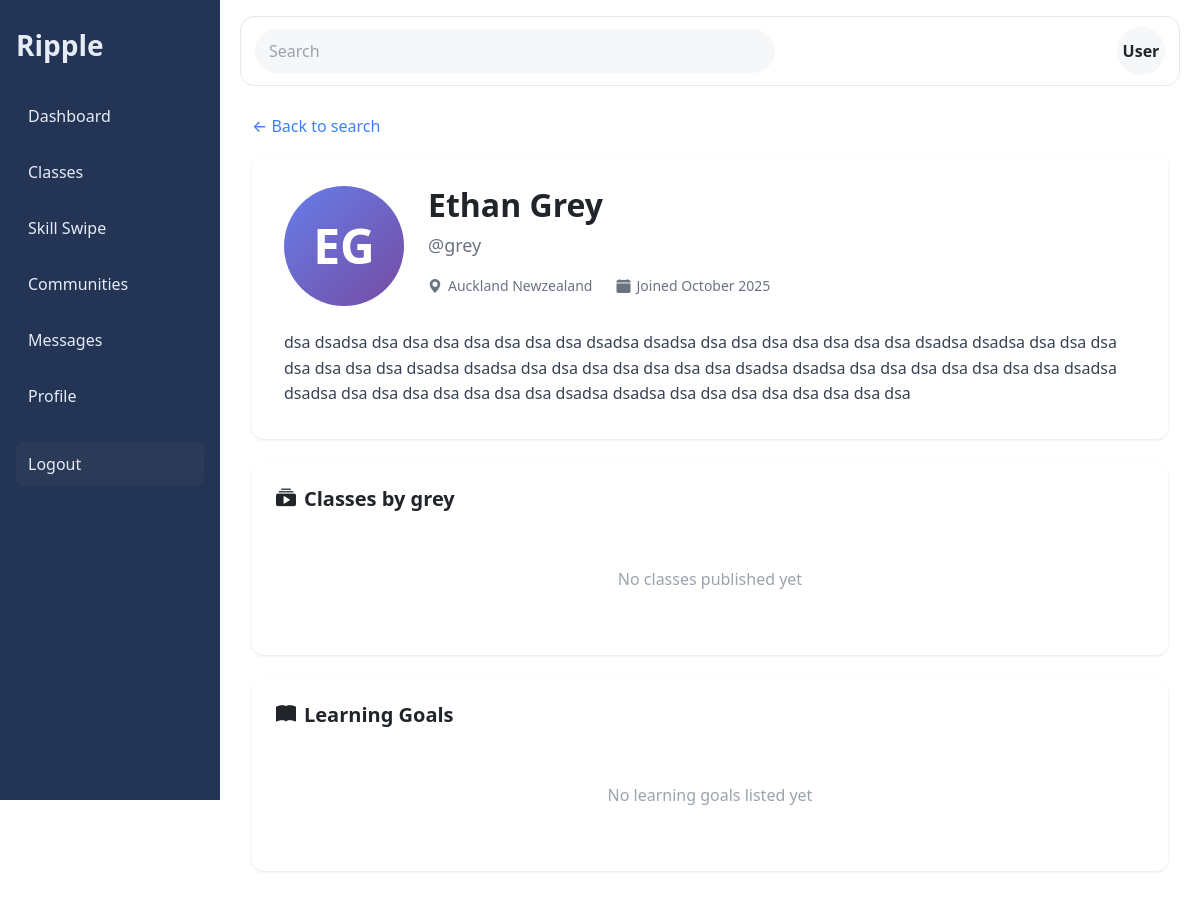
Before: /users/profile/grey/ with the older database file.
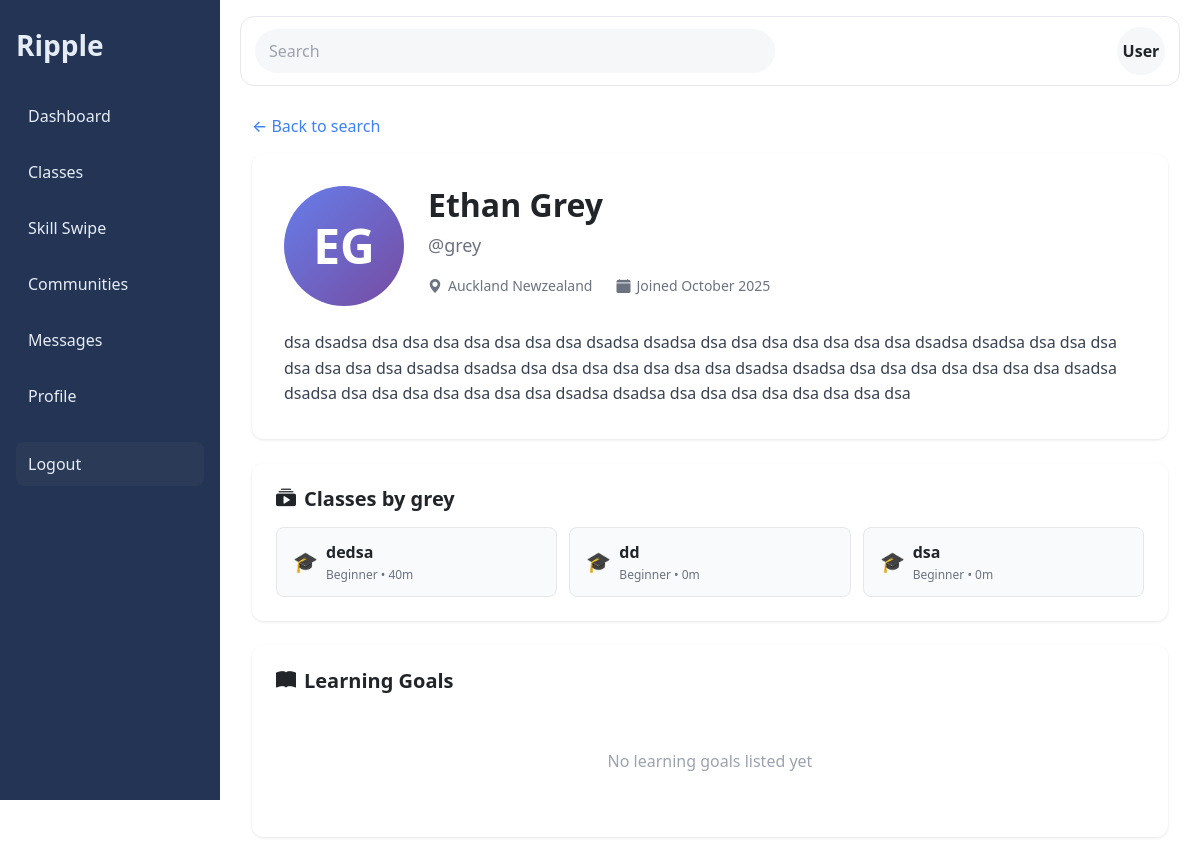
After: the same page with the newer database file.
### users/models.py (models this page shows, shortened)
class Profile(models.Model):
    user = models.OneToOneField(settings.AUTH_USER_MODEL, on_delete=models.CASCADE, related_name='profile')
    bio = models.TextField(blank=True)
    location = models.CharField(max_length=120, blank=True)
    avatar = models.ImageField(upload_to='avatars/', blank=True, null=True)
    verification_status = models.CharField(max_length=20, default='unverified')  # unverified|pending|verified

### skills/models.py (models this page shows, shortened)
class TeachingClass(models.Model):
    BEGINNER = 'beginner'
    INTERMEDIATE = 'intermediate'
    ADVANCED = 'advanced'
    DIFFICULTY_CHOICES = [
        (BEGINNER, 'Beginner'),
        (INTERMEDIATE, 'Intermediate'),
        (ADVANCED, 'Advanced'),
    ]
    teacher = models.ForeignKey(settings.AUTH_USER_MODEL, on_delete=models.CASCADE, related_name='teaching_classes')
    title = models.CharField(max_length=200)
    slug = models.SlugField(max_length=220, unique=True)
    short_description = models.CharField(max_length=300, blank=True)
    full_description = models.TextField(blank=True)
    difficulty = models.CharField(max_length=20, choices=DIFFICULTY_CHOICES, default=BEGINNER)
    duration_minutes = models.PositiveIntegerField(default=0)
    price_cents = models.PositiveIntegerField(default=0, help_text="Price in cents (e.g., 1999 = $19.99)")
    is_tradeable = models.BooleanField(default=False)
    trade_notes = models.CharField(max_length=200, blank=True)
    intro_video = models.FileField(upload_to='class_intros/', blank=True, null=True)
    thumbnail = models.ImageField(upload_to='class_thumbs/', blank=True, null=True)
    is_published = models.BooleanField(default=False)
    avg_rating = models.DecimalField(max_digits=3, decimal_places=2, default=0)
    reviews_count = models.PositiveIntegerField(default=0)
    created_at = models.DateTimeField(auto_now_add=True)
    updated_at = models.DateTimeField(auto_now=True)
    class Meta:
        ordering = ['-created_at']

### users/views.py (the view)
# urls.py: path('profile/<str:username>/', views.view_user_profile, name='view_profile'),
def view_user_profile(request, username):
    from django.contrib.auth.models import User
    user = get_object_or_404(User, username=username)
    profile = get_object_or_404(Profile, user=user)
    teaching_skills = UserSkill.objects.filter(
        user=user,
        can_teach=True,
        verification_status='verified'  # Only show verified skills
    ).select_related('skill')
    learning_skills = UserSkill.objects.filter(
        user=user,
        wants_to_learn=True
    ).select_related('skill')
    context = {
        'viewed_user': user,
        'profile': profile,
        'teaching_skills': teaching_skills,
        'learning_skills': learning_skills,
        'is_own_profile': request.user == user if request.user.is_authenticated else False,
        'public_classes': TeachingClass.objects.filter(teacher=user, is_published=True).order_by('-created_at'),
    }
    return render(request, 'users/profile/view_profile.html', context)

### users/templates/users/profile/view_profile.html (shortened to what this page needs)
{% extends 'base.html' %}
{% load static %}
{% block content %}
<div class="profile-container">
    <a href="javascript:history.back()" class="back-link">
        ← Back to search
    </a>
    <div class="profile-header">
        <div class="profile-top">
            <div class="profile-avatar">
                {{ viewed_user.first_name|first|upper }}{{ viewed_user.last_name|first|upper }}
            </div>
            <div class="profile-info">
                <h1 class="profile-name">
                    {{ viewed_user.first_name }} {{ viewed_user.last_name }}
                </h1>
                <div class="profile-username">@{{ viewed_user.username }}</div>
                <div class="profile-meta">
                    {% if profile.location %}
                    <div class="meta-item">
                        <i class="bi bi-geo-alt-fill"></i> {{ profile.location }}
                    </div>
                    {% endif %}
                    {% if viewed_user.date_joined %}
                    <div class="meta-item">
                        <i class="bi bi-calendar-fill"></i> Joined {{ viewed_user.date_joined|date:"F Y" }}
                    </div>
                    {% endif %}
                </div>
            </div>
        </div>
        {% if profile.bio %}
        <div class="profile-bio">
            {{ profile.bio }}
        </div>
        {% endif %}
    </div>
    <div class="section">
        <h2 class="section-title">
            <i class="bi bi-collection-play-fill"></i> Classes by {{ viewed_user.username }}
        </h2>
        {% if public_classes %}
        <div class="skills-grid" style="grid-template-columns: repeat(auto-fill, minmax(260px, 1fr));">
            {% for c in public_classes %}
            <a href="{% url 'skills:class_detail' c.slug %}" class="skill-card" style="text-decoration:none;">
                <div class="skill-icon">🎓</div>
                <div class="skill-info">
                    <div class="skill-name">{{ c.title }}</div>
                    <div class="skill-level">{{ c.get_difficulty_display }} • {{ c.duration_minutes }}m</div>
                </div>
            </a>
            {% endfor %}
        </div>
        {% else %}
        <div class="empty-state">
            <p>No classes published yet</p>
        </div>
        {% endif %}
    </div>
    <div class="section">
        <h2 class="section-title">
            <i class="bi bi-book-fill"></i> Learning Goals
        </h2>
        {% if learning_skills %}
        <div class="skills-grid">
            {% for user_skill in learning_skills %}
            <div class="skill-card">
                <div class="skill-icon"><i class="bi bi-bookmark-fill"></i></div>
                <div class="skill-info">
                    <div class="skill-name">{{ user_skill.skill.name }}</div>
                    <div class="skill-level">Wants to learn</div>
                </div>
            </div>
            {% endfor %}
        </div>
        {% else %}
        <div class="empty-state">
            <p>No learning goals listed yet</p>
        </div>
        {% endif %}
    </div>
</div>
{% endblock %}

### templates/base.html (shortened to what this page needs)
{% load static %}
<!DOCTYPE html>
<html lang="en">
<head>
    <link rel="stylesheet" href="{% static 'css/main.css' %}">
    <link href="https://cdn.jsdelivr.net/npm/bootstrap@5.3.3/dist/css/bootstrap.min.css" rel="stylesheet">
    <link rel="stylesheet" href="https://cdn.jsdelivr.net/npm/bootstrap-icons@1.11.3/font/bootstrap-icons.min.css">
    <script src="https://cdn.tailwindcss.com"></script>
</head>
<body>
    <div class="layout">
        <aside class="sidebar" style="position: sticky; top: 0; height: 100dvh; overflow: auto;">
            <div class="brand">Ripple</div>
            <nav class="nav">
                <a class="nav-item" href="{% url 'core:home' %}">Dashboard</a>
                <a class="nav-item" href="{% url 'skills:class_list' %}">Classes</a>
                <a class="nav-item" href="{% url 'core:swipe' %}">Skill Swipe</a>
                <a class="nav-item" href="{% url 'communities:communities' %}">Communities</a>
                <a class="nav-item" href="{% url 'chat:messages' %}">Messages</a>
                <a class="nav-item" href="{% url 'users:profile' %}">Profile</a>
                <a class="nav-item" href="{% url 'users:logout' %}" style="margin-top:auto;background:#2b3a57;color:#e6ecf5">Logout</a>
            </nav>
        </aside>
        <main class="content">
            <header class="topbar">
                <form class="search" action="{% url 'core:search' %}" method="get">
                    <input type="text" name="q" placeholder="Search" value="{{ request.GET.q }}"/>
                </form>
                <div class="user-pill">User</div>
            </header>
            <section class="page-body">
                {% block content %}{% endblock %}
            </section>
        </main>
    </div>
    </body>
    </html>

### static/css/main.css (style rules this page uses)
:root { --bg:#f6f7f9;--card:#f0f1f3;--sidebar:#233455;--sidebarText:#e6ecf5;--text:#121417;--muted:#8b93a1;--brand:#4a67ff }
* { box-sizing:border-box }
html,body { margin:0;padding:0;font-family:Inter,system-ui,-apple-system,Segoe UI,Roboto,Arial,sans-serif;color:var(--text);background:var(--bg) }
.layout { display:flex;min-height:100dvh }
.sidebar { width:220px;background:var(--sidebar);color:var(--sidebarText);padding:24px 16px;display:flex;flex-direction:column;gap:28px }
.brand { font-weight:700;font-size:28px }
.nav { display:flex;flex-direction:column;gap:12px }
.nav-item { color:var(--sidebarText);text-decoration:none;padding:10px 12px;border-radius:8px }
.content { flex:1;padding:16px 20px }
.topbar { display:flex;align-items:center;justify-content:space-between;background:#fff;border:1px solid #e6e8ee;border-radius:14px;padding:10px 14px;margin-bottom:16px }
.search input { width:520px;max-width:60vw;border:0;outline:0;background:var(--bg);padding:10px 14px;border-radius:999px }
.user-pill { width:48px;height:48px;border-radius:999px;background:var(--bg);display:flex;align-items:center;justify-content:center;font-weight:600 }
.page-body { padding:12px }

### users/templates/users/profile/view_profile.html (style rules this page uses)
.profile-container { max-width: 1000px; margin: 0 auto; }
.profile-header { background: white; border-radius: 12px; padding: 32px; margin-bottom: 24px; box-shadow: 0 1px 3px rgba(0,0,0,0.1); }
.profile-top { display: flex; align-items: flex-start; gap: 24px; margin-bottom: 24px; }
.profile-avatar { width: 120px; height: 120px; border-radius: 50%; background: linear-gradient(135deg, #667eea 0%, #764ba2 100%); display: flex; align-items: center; justify-content: center; color: white; font-weight: 700; font-size: 48px; flex-shrink: 0; }
.profile-info { flex: 1; }
.profile-name { font-size: 32px; font-weight: 700; margin-bottom: 8px; display: flex; align-items: center; gap: 12px; }
.profile-username { font-size: 18px; color: #6b7280; margin-bottom: 16px; }
.profile-meta { display: flex; gap: 24px; font-size: 14px; color: #6b7280; }
.meta-item { display: flex; align-items: center; gap: 6px; }
.profile-bio { line-height: 1.6; color: #374151; font-size: 16px; }
.section { background: white; border-radius: 12px; padding: 24px; margin-bottom: 24px; box-shadow: 0 1px 3px rgba(0,0,0,0.1); }
.section-title { font-size: 20px; font-weight: 700; margin-bottom: 16px; display: flex; align-items: center; gap: 8px; }
.skills-grid { display: grid; grid-template-columns: repeat(auto-fill, minmax(200px, 1fr)); gap: 12px; }
.skill-card { padding: 12px 16px; background: #f9fafb; border: 1px solid #e5e7eb; border-radius: 8px; display: flex; align-items: center; gap: 8px; }
.skill-icon { font-size: 20px; }
.skill-info { flex: 1; }
.skill-name { font-weight: 600; margin-bottom: 2px; }
.skill-level { font-size: 12px; color: #6b7280; }
.empty-state { text-align: center; padding: 40px 20px; color: #9ca3af; }
.back-link { display: inline-flex; align-items: center; gap: 6px; color: #3b82f6; text-decoration: none; margin-bottom: 16px; font-weight: 500; }

Changed rows visible on the page:
added TeachingClass: title "dedsa", difficulty "Beginner", duration_minutes "40"
added TeachingClass: title "dd", difficulty "Beginner", duration_minutes "0"
added TeachingClass: title "dsa", difficulty "Beginner", duration_minutes "0"
Other visible differences:
text no longer shown: "No classes published yet"
